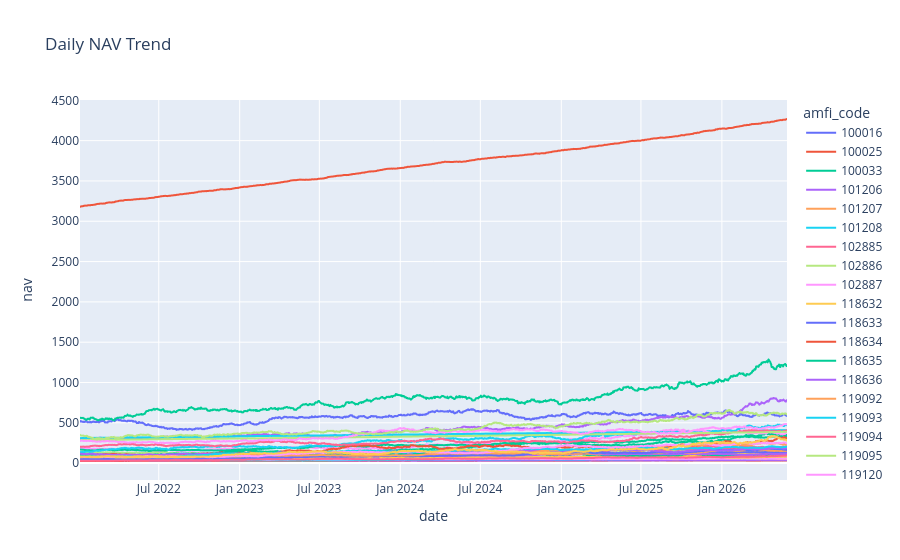

Notebook code cell kept with this figure:
### Code cell
fig = px.line(
    nav,
    x="date",
    y="nav",
    color="amfi_code",
    title="Daily NAV Trend"
)

fig.show()

### Figure 1 — Plotly figure (JSON) as saved in the notebook; plotly's stock layout.template omitted (floating-point values rounded to 4 significant figures; data arrays with more than 128 entries replaced by an {"elided": "..."} marker saying what was removed)
{"data": [{"hovertemplate": "amfi_code=100016<br>date=%{x}<br>nav=%{y}<extra></extra>", "legendgroup": "100016", "line": {"color": "#636efa", "dash": "solid"}, "marker": {"symbol": "circle"}, "mode": "lines", "name": "100016", "showlegend": true, "type": "scattergl", "x": {"elided": "1150 str values"}, "xaxis": "x", "y": {"elided": "1150 float values"}, "yaxis": "y"}, {"hovertemplate": "amfi_code=100025<br>date=%{x}<br>nav=%{y}<extra></extra>", "legendgroup": "100025", "line": {"color": "#EF553B", "dash": "solid"}, "marker": {"symbol": "circle"}, "mode": "lines", "name": "100025", "showlegend": true, "type": "scattergl", "x": {"elided": "1150 str values"}, "xaxis": "x", "y": {"elided": "1150 float values"}, "yaxis": "y"}, {"hovertemplate": "amfi_code=100033<br>date=%{x}<br>nav=%{y}<extra></extra>", "legendgroup": "100033", "line": {"color": "#00cc96", "dash": "solid"}, "marker": {"symbol": "circle"}, "mode": "lines", "name": "100033", "showlegend": true, "type": "scattergl", "x": {"elided": "1150 str values"}, "xaxis": "x", "y": {"elided": "1150 float values"}, "yaxis": "y"}, {"hovertemplate": "amfi_code=101206<br>date=%{x}<br>nav=%{y}<extra></extra>", "legendgroup": "101206", "line": {"color": "#ab63fa", "dash": "solid"}, "marker": {"symbol": "circle"}, "mode": "lines", "name": "101206", "showlegend": true, "type": "scattergl", "x": {"elided": "1150 str values"}, "xaxis": "x", "y": {"elided": "1150 float values"}, "yaxis": "y"}, {"hovertemplate": "amfi_code=101207<br>date=%{x}<br>nav=%{y}<extra></extra>", "legendgroup": "101207", "line": {"color": "#FFA15A", "dash": "solid"}, "marker": {"symbol": "circle"}, "mode": "lines", "name": "101207", "showlegend": true, "type": "scattergl", "x": {"elided": "1150 str values"}, "xaxis": "x", "y": {"elided": "1150 float values"}, "yaxis": "y"}, {"hovertemplate": "amfi_code=101208<br>date=%{x}<br>nav=%{y}<extra></extra>", "legendgroup": "101208", "line": {"color": "#19d3f3", "dash": "solid"}, "marker": {"symbol": "circle"}, "mode": "lines", "name": "101208", "showlegend": true, "type": "scattergl", "x": {"elided": "1150 str values"}, "xaxis": "x", "y": {"elided": "1150 float values"}, "yaxis": "y"}, {"hovertemplate": "amfi_code=102885<br>date=%{x}<br>nav=%{y}<extra></extra>", "legendgroup": "102885", "line": {"color": "#FF6692", "dash": "solid"}, "marker": {"symbol": "circle"}, "mode": "lines", "name": "102885", "showlegend": true, "type": "scattergl", "x": {"elided": "1150 str values"}, "xaxis": "x", "y": {"elided": "1150 float values"}, "yaxis": "y"}, {"hovertemplate": "amfi_code=102886<br>date=%{x}<br>nav=%{y}<extra></extra>", "legendgroup": "102886", "line": {"color": "#B6E880", "dash": "solid"}, "marker": {"symbol": "circle"}, "mode": "lines", "name": "102886", "showlegend": true, "type": "scattergl", "x": {"elided": "1150 str values"}, "xaxis": "x", "y": {"elided": "1150 float values"}, "yaxis": "y"}, {"hovertemplate": "amfi_code=102887<br>date=%{x}<br>nav=%{y}<extra></extra>", "legendgroup": "102887", "line": {"color": "#FF97FF", "dash": "solid"}, "marker": {"symbol": "circle"}, "mode": "lines", "name": "102887", "showlegend": true, "type": "scattergl", "x": {"elided": "1150 str values"}, "xaxis": "x", "y": {"elided": "1150 float values"}, "yaxis": "y"}, {"hovertemplate": "amfi_code=118632<br>date=%{x}<br>nav=%{y}<extra></extra>", "legendgroup": "118632", "line": {"color": "#FECB52", "dash": "solid"}, "marker": {"symbol": "circle"}, "mode": "lines", "name": "118632", "showlegend": true, "type": "scattergl", "x": {"elided": "1150 str values"}, "xaxis": "x", "y": {"elided": "1150 float values"}, "yaxis": "y"}, {"hovertemplate": "amfi_code=118633<br>date=%{x}<br>nav=%{y}<extra></extra>", "legendgroup": "118633", "line": {"color": "#636efa", "dash": "solid"}, "marker": {"symbol": "circle"}, "mode": "lines", "name": "118633", "showlegend": true, "type": "scattergl", "x": {"elided": "1150 str values"}, "xaxis": "x", "y": {"elided": "1150 float values"}, "yaxis": "y"}, {"hovertemplate": "amfi_code=118634<br>date=%{x}<br>nav=%{y}<extra></extra>", "legendgroup": "118634", "line": {"color": "#EF553B", "dash": "solid"}, "marker": {"symbol": "circle"}, "mode": "lines", "name": "118634", "showlegend": true, "type": "scattergl", "x": {"elided": "1150 str values"}, "xaxis": "x", "y": {"elided": "1150 float values"}, "yaxis": "y"}, {"hovertemplate": "amfi_code=118635<br>date=%{x}<br>nav=%{y}<extra></extra>", "legendgroup": "118635", "line": {"color": "#00cc96", "dash": "solid"}, "marker": {"symbol": "circle"}, "mode": "lines", "name": "118635", "showlegend": true, "type": "scattergl", "x": {"elided": "1150 str values"}, "xaxis": "x", "y": {"elided": "1150 float values"}, "yaxis": "y"}, {"hovertemplate": "amfi_code=118636<br>date=%{x}<br>nav=%{y}<extra></extra>", "legendgroup": "118636", "line": {"color": "#ab63fa", "dash": "solid"}, "marker": {"symbol": "circle"}, "mode": "lines", "name": "118636", "showlegend": true, "type": "scattergl", "x": {"elided": "1150 str values"}, "xaxis": "x", "y": {"elided": "1150 float values"}, "yaxis": "y"}, {"hovertemplate": "amfi_code=119092<br>date=%{x}<br>nav=%{y}<extra></extra>", "legendgroup": "119092", "line": {"color": "#FFA15A", "dash": "solid"}, "marker": {"symbol": "circle"}, "mode": "lines", "name": "119092", "showlegend": true, "type": "scattergl", "x": {"elided": "1150 str values"}, "xaxis": "x", "y": {"elided": "1150 float values"}, "yaxis": "y"}, {"hovertemplate": "amfi_code=119093<br>date=%{x}<br>nav=%{y}<extra></extra>", "legendgroup": "119093", "line": {"color": "#19d3f3", "dash": "solid"}, "marker": {"symbol": "circle"}, "mode": "lines", "name": "119093", "showlegend": true, "type": "scattergl", "x": {"elided": "1150 str values"}, "xaxis": "x", "y": {"elided": "1150 float values"}, "yaxis": "y"}, {"hovertemplate": "amfi_code=119094<br>date=%{x}<br>nav=%{y}<extra></extra>", "legendgroup": "119094", "line": {"color": "#FF6692", "dash": "solid"}, "marker": {"symbol": "circle"}, "mode": "lines", "name": "119094", "showlegend": true, "type": "scattergl", "x": {"elided": "1150 str values"}, "xaxis": "x", "y": {"elided": "1150 float values"}, "yaxis": "y"}, {"hovertemplate": "amfi_code=119095<br>date=%{x}<br>nav=%{y}<extra></extra>", "legendgroup": "119095", "line": {"color": "#B6E880", "dash": "solid"}, "marker": {"symbol": "circle"}, "mode": "lines", "name": "119095", "showlegend": true, "type": "scattergl", "x": {"elided": "1150 str values"}, "xaxis": "x", "y": {"elided": "1150 float values"}, "yaxis": "y"}, {"hovertemplate": "amfi_code=119120<br>date=%{x}<br>nav=%{y}<extra></extra>", "legendgroup": "119120", "line": {"color": "#FF97FF", "dash": "solid"}, "marker": {"symbol": "circle"}, "mode": "lines", "name": "119120", "showlegend": true, "type": "scattergl", "x": {"elided": "1150 str values"}, "xaxis": "x", "y": {"elided": "1150 float values"}, "yaxis": "y"}, {"hovertemplate": "amfi_code=119551<br>date=%{x}<br>nav=%{y}<extra></extra>", "legendgroup": "119551", "line": {"color": "#FECB52", "dash": "solid"}, "marker": {"symbol": "circle"}, "mode": "lines", "name": "119551", "showlegend": true, "type": "scattergl", "x": {"elided": "1150 str values"}, "xaxis": "x", "y": {"elided": "1150 float values"}, "yaxis": "y"}, {"hovertemplate": "amfi_code=119552<br>date=%{x}<br>nav=%{y}<extra></extra>", "legendgroup": "119552", "line": {"color": "#636efa", "dash": "solid"}, "marker": {"symbol": "circle"}, "mode": "lines", "name": "119552", "showlegend": true, "type": "scattergl", "x": {"elided": "1150 str values"}, "xaxis": "x", "y": {"elided": "1150 float values"}, "yaxis": "y"}, {"hovertemplate": "amfi_code=119598<br>date=%{x}<br>nav=%{y}<extra></extra>", "legendgroup": "119598", "line": {"color": "#EF553B", "dash": "solid"}, "marker": {"symbol": "circle"}, "mode": "lines", "name": "119598", "showlegend": true, "type": "scattergl", "x": {"elided": "1150 str values"}, "xaxis": "x", "y": {"elided": "1150 float values"}, "yaxis": "y"}, {"hovertemplate": "amfi_code=119599<br>date=%{x}<br>nav=%{y}<extra></extra>", "legendgroup": "119599", "line": {"color": "#00cc96", "dash": "solid"}, "marker": {"symbol": "circle"}, "mode": "lines", "name": "119599", "showlegend": true, "type": "scattergl", "x": {"elided": "1150 str values"}, "xaxis": "x", "y": {"elided": "1150 float values"}, "yaxis": "y"}, {"hovertemplate": "amfi_code=120503<br>date=%{x}<br>nav=%{y}<extra></extra>", "legendgroup": "120503", "line": {"color": "#ab63fa", "dash": "solid"}, "marker": {"symbol": "circle"}, "mode": "lines", "name": "120503", "showlegend": true, "type": "scattergl", "x": {"elided": "1150 str values"}, "xaxis": "x", "y": {"elided": "1150 float values"}, "yaxis": "y"}, {"hovertemplate": "amfi_code=120504<br>date=%{x}<br>nav=%{y}<extra></extra>", "legendgroup": "120504", "line": {"color": "#FFA15A", "dash": "solid"}, "marker": {"symbol": "circle"}, "mode": "lines", "name": "120504", "showlegend": true, "type": "scattergl", "x": {"elided": "1150 str values"}, "xaxis": "x", "y": {"elided": "1150 float values"}, "yaxis": "y"}, {"hovertemplate": "amfi_code=120505<br>date=%{x}<br>nav=%{y}<extra></extra>", "legendgroup": "120505", "line": {"color": "#19d3f3", "dash": "solid"}, "marker": {"symbol": "circle"}, "mode": "lines", "name": "120505", "showlegend": true, "type": "scattergl", "x": {"elided": "1150 str values"}, "xaxis": "x", "y": {"elided": "1150 float values"}, "yaxis": "y"}, {"hovertemplate": "amfi_code=120506<br>date=%{x}<br>nav=%{y}<extra></extra>", "legendgroup": "120506", "line": {"color": "#FF6692", "dash": "solid"}, "marker": {"symbol": "circle"}, "mode": "lines", "name": "120506", "showlegend": true, "type": "scattergl", "x": {"elided": "1150 str values"}, "xaxis": "x", "y": {"elided": "1150 float values"}, "yaxis": "y"}, {"hovertemplate": "amfi_code=120507<br>date=%{x}<br>nav=%{y}<extra></extra>", "legendgroup": "120507", "line": {"color": "#B6E880", "dash": "solid"}, "marker": {"symbol": "circle"}, "mode": "lines", "name": "120507", "showlegend": true, "type": "scattergl", "x": {"elided": "1150 str values"}, "xaxis": "x", "y": {"elided": "1150 float values"}, "yaxis": "y"}, {"hovertemplate": "amfi_code=120841<br>date=%{x}<br>nav=%{y}<extra></extra>", "legendgroup": "120841", "line": {"color": "#FF97FF", "dash": "solid"}, "marker": {"symbol": "circle"}, "mode": "lines", "name": "120841", "showlegend": true, "type": "scattergl", "x": {"elided": "1150 str values"}, "xaxis": "x", "y": {"elided": "1150 float values"}, "yaxis": "y"}, {"hovertemplate": "amfi_code=120842<br>date=%{x}<br>nav=%{y}<extra></extra>", "legendgroup": "120842", "line": {"color": "#FECB52", "dash": "solid"}, "marker": {"symbol": "circle"}, "mode": "lines", "name": "120842", "showlegend": true, "type": "scattergl", "x": {"elided": "1150 str values"}, "xaxis": "x", "y": {"elided": "1150 float values"}, "yaxis": "y"}, {"hovertemplate": "amfi_code=120843<br>date=%{x}<br>nav=%{y}<extra></extra>", "legendgroup": "120843", "line": {"color": "#636efa", "dash": "solid"}, "marker": {"symbol": "circle"}, "mode": "lines", "name": "120843", "showlegend": true, "type": "scattergl", "x": {"elided": "1150 str values"}, "xaxis": "x", "y": {"elided": "1150 float values"}, "yaxis": "y"}, {"hovertemplate": "amfi_code=120844<br>date=%{x}<br>nav=%{y}<extra></extra>", "legendgroup": "120844", "line": {"color": "#EF553B", "dash": "solid"}, "marker": {"symbol": "circle"}, "mode": "lines", "name": "120844", "showlegend": true, "type": "scattergl", "x": {"elided": "1150 str values"}, "xaxis": "x", "y": {"elided": "1150 float values"}, "yaxis": "y"}, {"hovertemplate": "amfi_code=125497<br>date=%{x}<br>nav=%{y}<extra></extra>", "legendgroup": "125497", "line": {"color": "#00cc96", "dash": "solid"}, "marker": {"symbol": "circle"}, "mode": "lines", "name": "125497", "showlegend": true, "type": "scattergl", "x": {"elided": "1150 str values"}, "xaxis": "x", "y": {"elided": "1150 float values"}, "yaxis": "y"}, {"hovertemplate": "amfi_code=125498<br>date=%{x}<br>nav=%{y}<extra></extra>", "legendgroup": "125498", "line": {"color": "#ab63fa", "dash": "solid"}, "marker": {"symbol": "circle"}, "mode": "lines", "name": "125498", "showlegend": true, "type": "scattergl", "x": {"elided": "1150 str values"}, "xaxis": "x", "y": {"elided": "1150 float values"}, "yaxis": "y"}, {"hovertemplate": "amfi_code=148567<br>date=%{x}<br>nav=%{y}<extra></extra>", "legendgroup": "148567", "line": {"color": "#FFA15A", "dash": "solid"}, "marker": {"symbol": "circle"}, "mode": "lines", "name": "148567", "showlegend": true, "type": "scattergl", "x": {"elided": "1150 str values"}, "xaxis": "x", "y": {"elided": "1150 float values"}, "yaxis": "y"}, {"hovertemplate": "amfi_code=148568<br>date=%{x}<br>nav=%{y}<extra></extra>", "legendgroup": "148568", "line": {"color": "#19d3f3", "dash": "solid"}, "marker": {"symbol": "circle"}, "mode": "lines", "name": "148568", "showlegend": true, "type": "scattergl", "x": {"elided": "1150 str values"}, "xaxis": "x", "y": {"elided": "1150 float values"}, "yaxis": "y"}, {"hovertemplate": "amfi_code=148569<br>date=%{x}<br>nav=%{y}<extra></extra>", "legendgroup": "148569", "line": {"color": "#FF6692", "dash": "solid"}, "marker": {"symbol": "circle"}, "mode": "lines", "name": "148569", "showlegend": true, "type": "scattergl", "x": {"elided": "1150 str values"}, "xaxis": "x", "y": {"elided": "1150 float values"}, "yaxis": "y"}, {"hovertemplate": "amfi_code=149322<br>date=%{x}<br>nav=%{y}<extra></extra>", "legendgroup": "149322", "line": {"color": "#B6E880", "dash": "solid"}, "marker": {"symbol": "circle"}, "mode": "lines", "name": "149322", "showlegend": true, "type": "scattergl", "x": {"elided": "1150 str values"}, "xaxis": "x", "y": {"elided": "1150 float values"}, "yaxis": "y"}, {"hovertemplate": "amfi_code=149323<br>date=%{x}<br>nav=%{y}<extra></extra>", "legendgroup": "149323", "line": {"color": "#FF97FF", "dash": "solid"}, "marker": {"symbol": "circle"}, "mode": "lines", "name": "149323", "showlegend": true, "type": "scattergl", "x": {"elided": "1150 str values"}, "xaxis": "x", "y": {"elided": "1150 float values"}, "yaxis": "y"}, {"hovertemplate": "amfi_code=149324<br>date=%{x}<br>nav=%{y}<extra></extra>", "legendgroup": "149324", "line": {"color": "#FECB52", "dash": "solid"}, "marker": {"symbol": "circle"}, "mode": "lines", "name": "149324", "showlegend": true, "type": "scattergl", "x": {"elided": "1150 str values"}, "xaxis": "x", "y": {"elided": "1150 float values"}, "yaxis": "y"}], "layout": {"legend": {"title": {"text": "amfi_code"}, "tracegroupgap": 0}, "title": {"text": "Daily NAV Trend"}, "xaxis": {"anchor": "y", "domain": [0, 1], "title": {"text": "date"}}, "yaxis": {"anchor": "x", "domain": [0, 1], "title": {"text": "nav"}}}}
